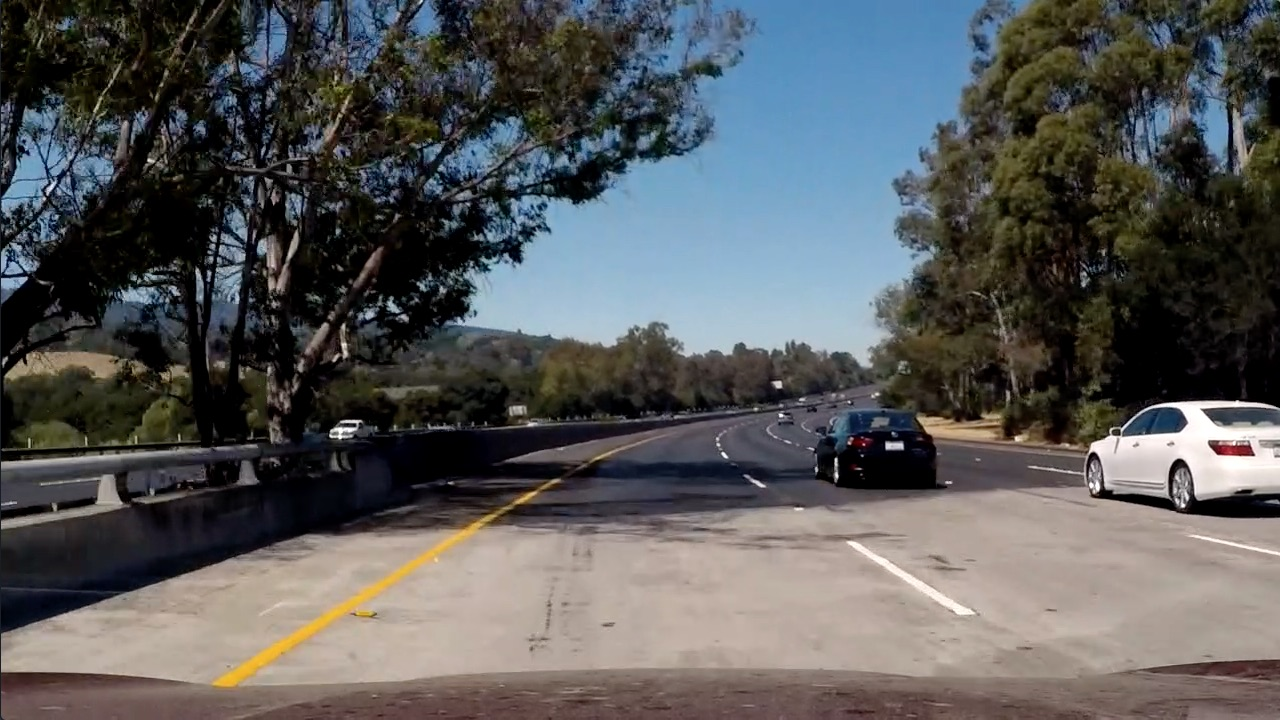
#> input picture practice/images/test5.jpg, 1280 x 720 px, found by its file name
$ python hist.py   (older library calls are emulated)
#> lines starting #> are read from the running program, lines starting #| are printed output that depends on the picture; after the words box and inside, x2 and y2 are one past the last pixel; in counts of white or black regions, pixels touching at a corner belong together
### practice/histogram_peaks/color_warp.py
import matplotlib.pyplot as plt
import matplotlib.image as mpimg
import numpy as np
import cv2

# return each channel of HLS color space
def hls(img):
    # Convert to HLS color space and separate the V channel
    hls = cv2.cvtColor(img, cv2.COLOR_RGB2HLS)
    h_channel = hls[:,:,0]
    l_channel = hls[:,:,1]
    s_channel = hls[:,:,2]
    return [h_channel, l_channel, s_channel]

# [6 lines left out: function sobel, not called in this run]

def sobel_thresh(img, orient, thresh_min, thresh_max):

    # calculate derivative in different directions
    sobelx = cv2.Sobel(img, cv2.CV_64F, 1, 0)
    sobely = cv2.Sobel(img, cv2.CV_64F, 0, 1)

    # assgin derivate with parameter
    if (orient == 'x'):
        sobel = sobelx
    else:
        sobel = sobely

    # calculate absolute value and convert to 8-bit
    abs_v = np.absolute(sobel)
    scaled = np.uint8(255 * abs_v / np.max(abs_v))

    # generate output
    binary_output = np.zeros_like(scaled)
    binary_output[(scaled >= thresh_min) & (scaled <= thresh_max)] = 1
    return binary_output

def gradient_th(img, th=(0, 255)):
    # Threshold x gradient
    g_binary = np.zeros_like(img)
    g_binary[(img >= th[0]) & (img <= th[1])] = 1
    return g_binary

def color_th(img, th=(0, 255)):
    # Threshold color channel
    s_binary = np.zeros_like(img)
    s_binary[(img >= th[0]) & (img <= th[1])] = 1
    return s_binary

# [26 lines left out: functions pipeline, region, not called in this run]

def warp(im, mask, dst):
    size = (im.shape[1], im.shape[0])

    # points coordinates on original image
    src = np.float32(mask)

    # expected points coordinates
    dst = np.float32(dst)

    # compute the perspective transform matrix
    M = cv2.getPerspectiveTransform(src, dst)

    # create warped image - use linear interpolation
    warped = cv2.warpPerspective(im, M, size, flags=cv2.INTER_LINEAR)

    return warped

def plot(im1, name_im1, cmap_im1, im2, name_im2, cmap_im2, im3, name_im3, cmap_im3, im4, name_im4, cmap_im4, im5, name_im5, cmap_im5, im6, name_im6, cmap_im6):

    plt.figure(figsize=(14, 8))

    plt.subplot(231)
    plt.imshow(im1, cmap=cmap_im1)
    plt.title(name_im1)

    plt.subplot(232)
    plt.imshow(im2, cmap=cmap_im2)
    plt.title(name_im2)

    plt.subplot(233)
    plt.imshow(im3, cmap=cmap_im3)
    plt.title(name_im3)

    plt.subplot(234)
    plt.imshow(im4, cmap=cmap_im4)
    plt.title(name_im4)

    plt.subplot(235)
    plt.imshow(im5, cmap=cmap_im5)
    plt.title(name_im5)

    plt.subplot(236)
    plt.imshow(im6, cmap=cmap_im6)
    plt.title(name_im6)

    plt.show()

### practice/histogram_peaks/hist.py
import numpy as np
import cv2
import matplotlib.pyplot as plt
import matplotlib.image as mpimg
import color_warp

im = mpimg.imread('practice/images/test5.jpg')
#> im is the input picture: shape (720, 1280, 3); mean R, G, B 88.5, 89.3, 89.8

mask = [ [683, 447], [1037, 666], [270, 666], [596, 447]]
dst = [[900, 0], [900, 666], [200, 666], [200,0]]

# region = color_warp.region(im, mask)

warped = color_warp.warp(im, mask, dst)
# [color_binary, combined_binary] = color_warp.pipeline(im)
[h, l, s] = color_warp.hls(warped)
r = warped[:, :, 0]
g = warped[:, :, 1]
b = warped[:, :, 2]
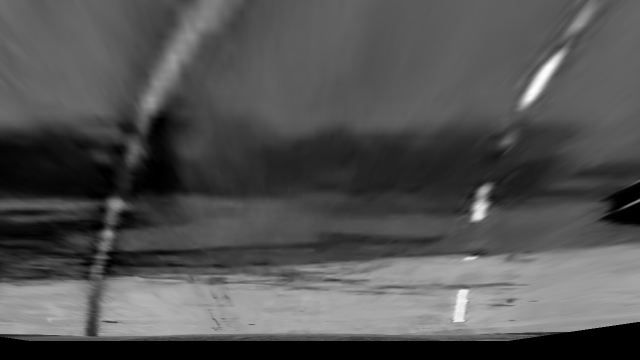
#> b: shape (720, 1280) (shown at 1/2 size); min 0, max 255, mean 82.1
sobel = color_warp.sobel_thresh(l,'x', 14, 160)
#> in sobel_thresh, `sobelx = cv2.Sobel(img, cv2.CV_64F, 1, 0)`:
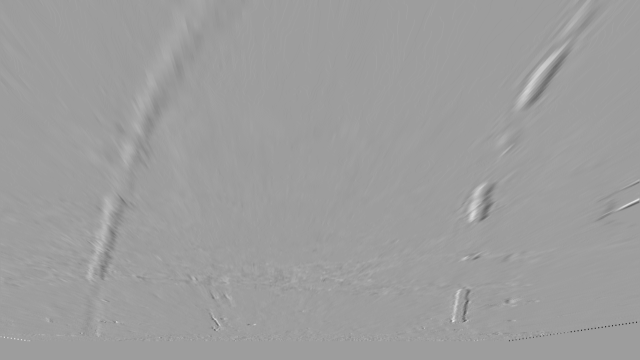
#> sobelx: shape (720, 1280) float64 (shown at 1/2 size); min -336, max 207, mean 0.1; drawn with min black and max white
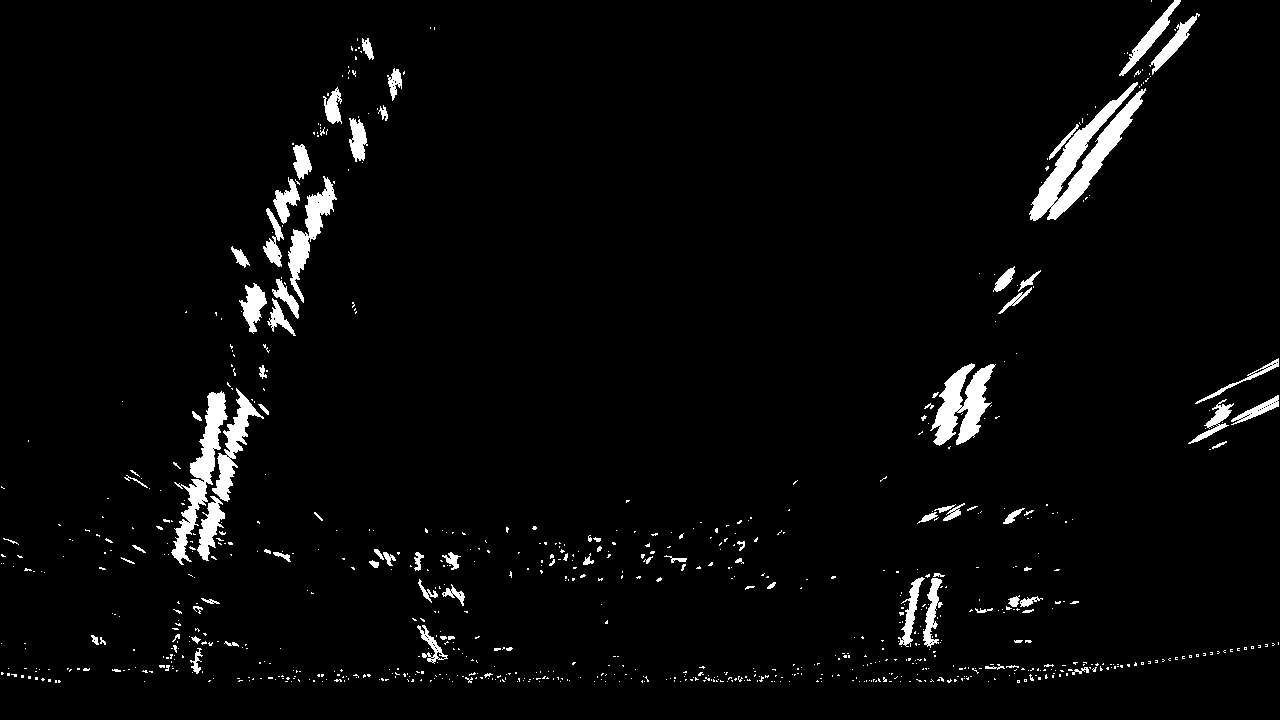
#> sobel: shape (720, 1280); values 0 (black) and 1 (white), 3.3% white; 831 white regions (738 under 20 px), largest, box (x1, y1, x2, y2) and area: (1029, 82, 1146, 221) 4582, (930, 363, 996, 446) 2748, (171, 391, 228, 565) 2676
color = color_warp.color_th(l, (90, 150))
#> color: shape (720, 1280); values 0 (black) and 1 (white), 16.3% white; 179 white regions (127 under 20 px), largest, box (x1, y1, x2, y2) and area: (0, 0, 485, 259) 81270, (0, 453, 1280, 582) 26372, (1133, 0, 1280, 219) 15018
grad = color_warp.gradient_th(l, (100, 155))
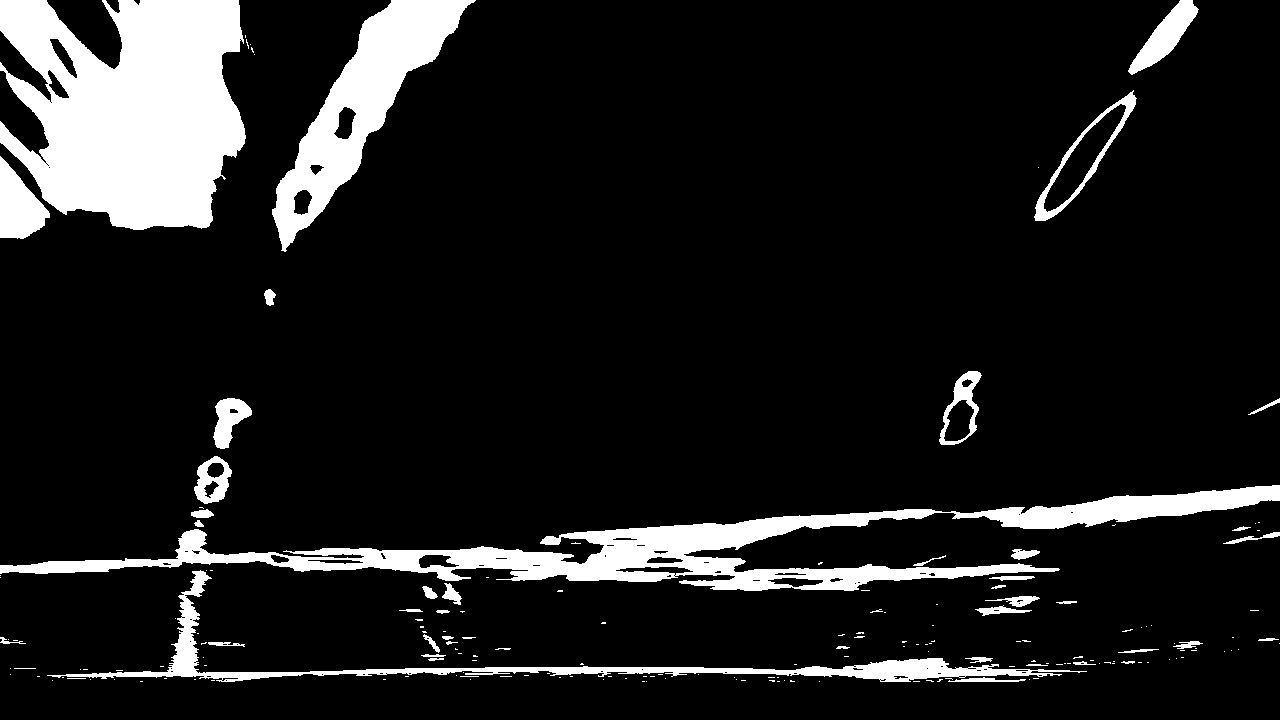
#> grad: shape (720, 1280); values 0 (black) and 1 (white), 11.8% white; 186 white regions (139 under 20 px), largest, box (x1, y1, x2, y2) and area: (0, 0, 246, 230) 41716, (0, 485, 1280, 591) 29542, (272, 0, 476, 252) 15282

result = np.zeros_like(s)
result[(sobel == 1) & (color == 1)] = 1
color_warp.plot(h, 'h channel', 'gray',
                l, 'l channel', 'gray',
                s, 's channel', 'gray',
                sobel, 'sobel', 'gray',
                color, 'color threshold', 'gray',
                grad, 'gradient threshold', 'gray'
                )

# Assuming you have created a warped binary image called "sobel"
# Take a histogram of the bottom half of the image
histogram = np.sum(sobel[sobel.shape[0]//2:,:], axis=0)
#> histogram = 1280 values, max 144 at index 209, min 0 at index 0, mean 13.04

# Create an output image to draw on and visualize the result
out_img = np.dstack((sobel, sobel, sobel))*255
# Find the peak of the left and right halves of the histogram
# These will be the starting point for the left and right lines
midpoint = np.int(histogram.shape[0]//2)
leftx_base = np.argmax(histogram[:midpoint])
#> leftx_base = 209
rightx_base = np.argmax(histogram[midpoint:]) + midpoint
#> rightx_base = 935

# HYPERPARAMETERS
# Choose the number of sliding windows
nwindows = 9
# Set the width of the windows +/- margin
margin = 100
# Set minimum number of pixels found to recenter window
minpix = 50

# Set height of windows - based on nwindows above and image shape
window_height = np.int(sobel.shape[0]//nwindows)
# Identify the x and y positions of all nonzero (i.e. activated) pixels in the image
nonzero = sobel.nonzero()
#> nonzero = 30119 positions, rows 0 to 682, columns 1 to 1278
nonzeroy = np.array(nonzero[0])
nonzerox = np.array(nonzero[1])
# Current positions to be updated later for each window in nwindows
leftx_current = leftx_base
#> leftx_current = 209
rightx_current = rightx_base
#> rightx_current = 935

# Create empty lists to receive left and right lane pixel indices
left_lane_inds = []
right_lane_inds = []

# for win in windows:

plt.plot(histogram)
plt.show()
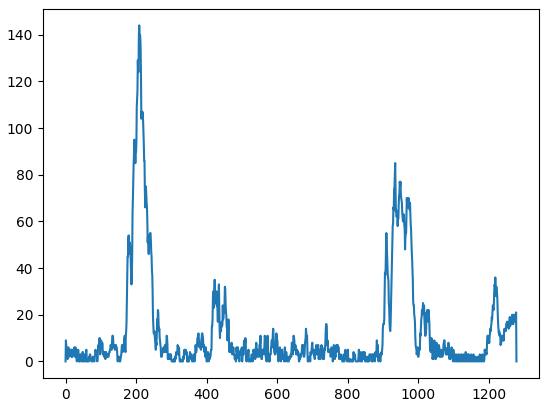
#> figure drawn by matplotlib, 1 panel; curve peaks at x = 209, y = 144

$ run again, with practice/images/test1.jpg copied over practice/images/test5.jpg
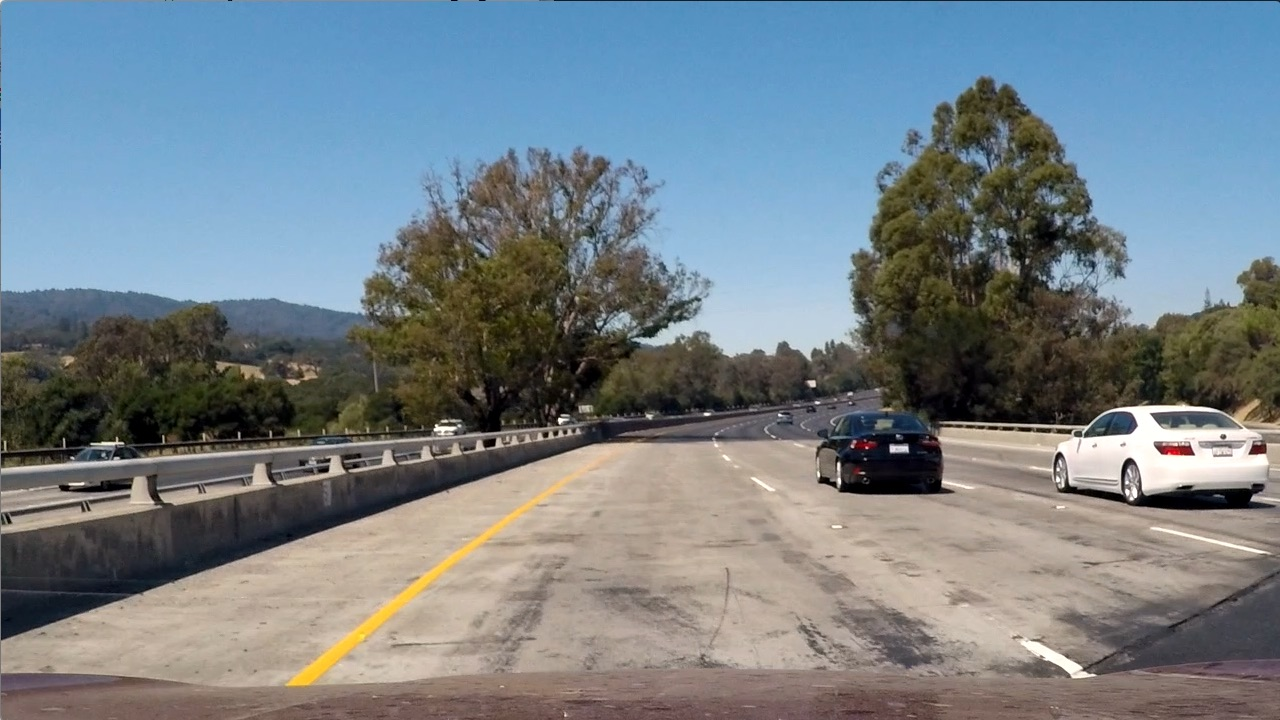
#> input picture practice/images/test1.jpg, 1280 x 720 px, found by its file name
#> im is the input picture: shape (720, 1280, 3); mean R, G, B 117.5, 128.7, 135.5
#> hls: shape (720, 1280, 3); mean of channels 0, 1, 2 14.8, 161.3, 56.3
#> `sobel = color_warp.sobel_thresh(l,'x', 14, 160)`:
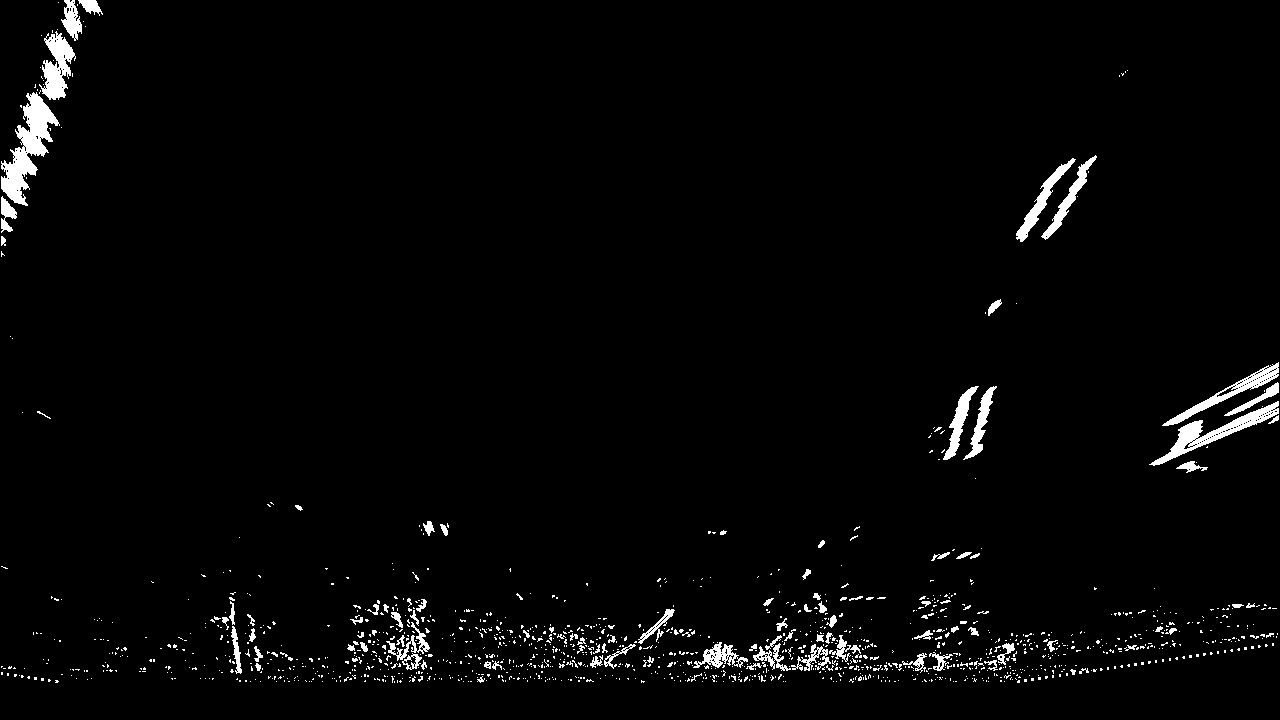
#> sobel: shape (720, 1280); values 0 (black) and 1 (white), 2.5% white; 1357 white regions (1253 under 20 px), largest, box (x1, y1, x2, y2) and area: (1, 92, 60, 206) 2621, (1149, 401, 1279, 466) 1733, (39, 31, 76, 100) 1334
#> color: shape (720, 1280); values 0 (black) and 1 (white), 4.4% white; 252 white regions (199 under 20 px), largest, box (x1, y1, x2, y2) and area: (0, 598, 1280, 682) 25164, (0, 0, 93, 248) 4174, (1150, 359, 1280, 475) 1175
#> grad: shape (720, 1280); values 0 (black) and 1 (white), 5.1% white; 346 white regions (270 under 20 px), largest, box (x1, y1, x2, y2) and area: (29, 564, 1101, 682) 24678, (941, 606, 1280, 667) 4180, (0, 0, 94, 249) 3994
#> histogram = 1280 values, max 54 at index 957, min 0 at index 0, mean 12.5
#> leftx_base = 233
#> rightx_base = 957
#> nonzero = 22837 positions, rows 0 to 682, columns 1 to 1278
#> leftx_current = 233
#> rightx_current = 957
#> `plt.show()`:
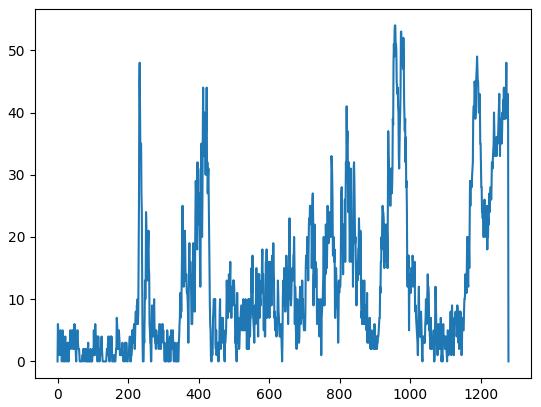
#> figure drawn by matplotlib, 1 panel; curve peaks at x = 957, y = 54

$ run again, with practice/images/test2.jpg copied over practice/images/test5.jpg
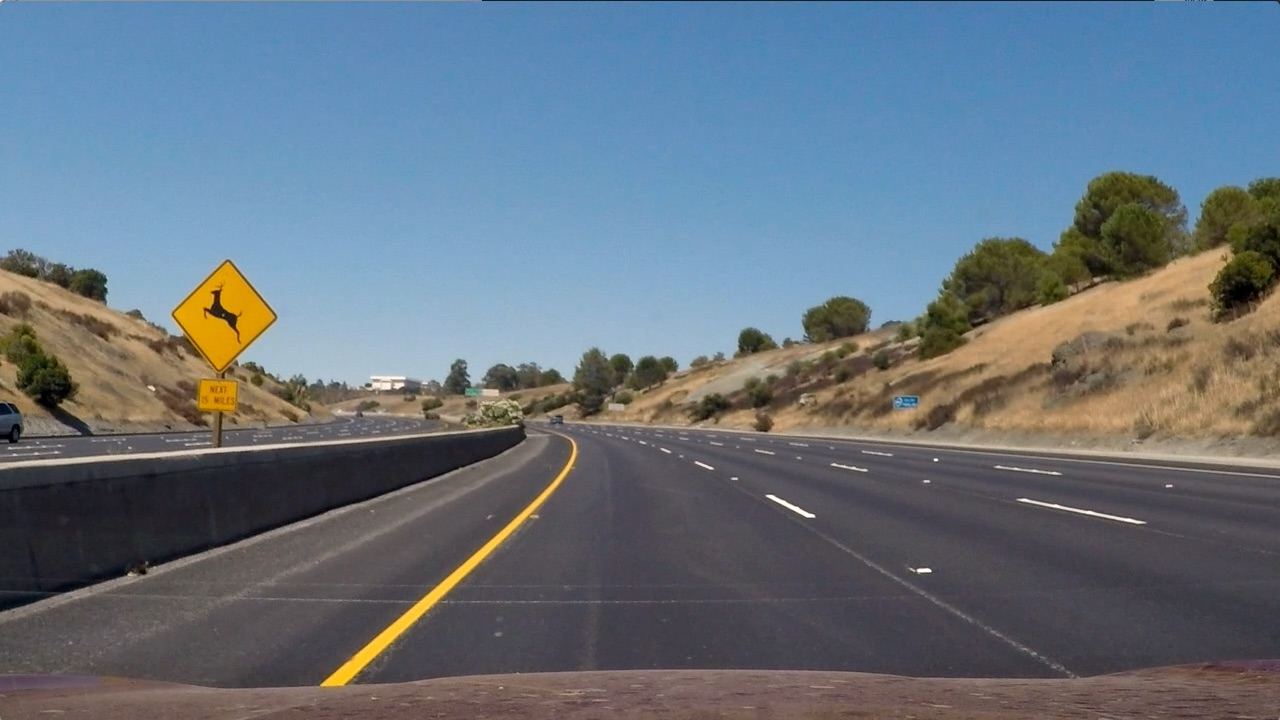
#> input picture practice/images/test2.jpg, 1280 x 720 px, found by its file name
#> im is the input picture: shape (720, 1280, 3); mean R, G, B 102.8, 114.6, 125.5
#> hls: shape (720, 1280, 3); mean of channels 0, 1, 2 116.7, 84, 16.3
#> `sobel = color_warp.sobel_thresh(l,'x', 14, 160)`:
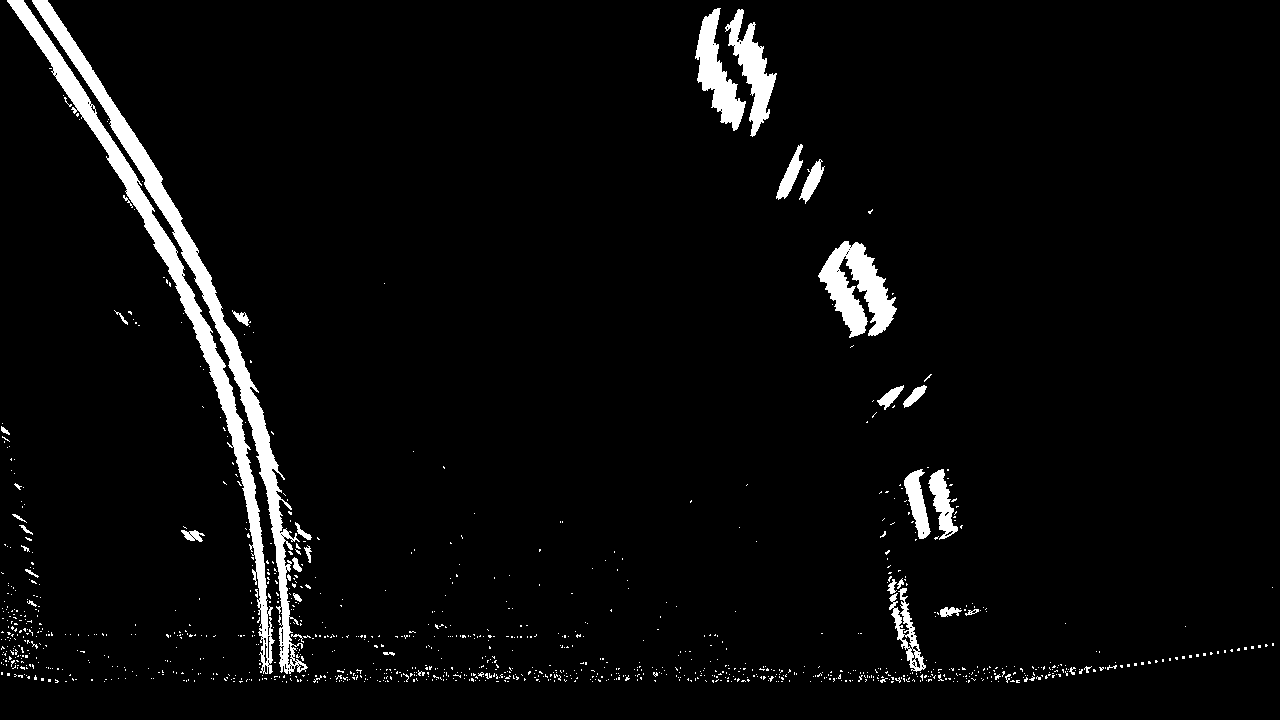
#> sobel: shape (720, 1280); values 0 (black) and 1 (white), 4.1% white; 1131 white regions (1091 under 20 px), largest, box (x1, y1, x2, y2) and area: (32, 0, 308, 674) 9866, (7, 0, 275, 674) 9482, (818, 241, 897, 338) 3942
#> color: shape (720, 1280); values 0 (black) and 1 (white), 32% white; 401 white regions (314 under 20 px), largest, box (x1, y1, x2, y2) and area: (6, 0, 1080, 682) 97292, (657, 0, 1018, 378) 55429, (331, 0, 641, 373) 52633
#> grad: shape (720, 1280); values 0 (black) and 1 (white), 4.4% white; 240 white regions (208 under 20 px), largest, box (x1, y1, x2, y2) and area: (10, 0, 1041, 682) 22148, (0, 389, 56, 647) 7030, (697, 0, 773, 140) 3813
#> histogram = 1280 values, max 186 at index 261, min 0 at index 0, mean 12.3
#> leftx_base = 261
#> rightx_base = 915
#> nonzero = 37507 positions, rows 0 to 682, columns 1 to 1273
#> leftx_current = 261
#> rightx_current = 915
#> `plt.show()`:
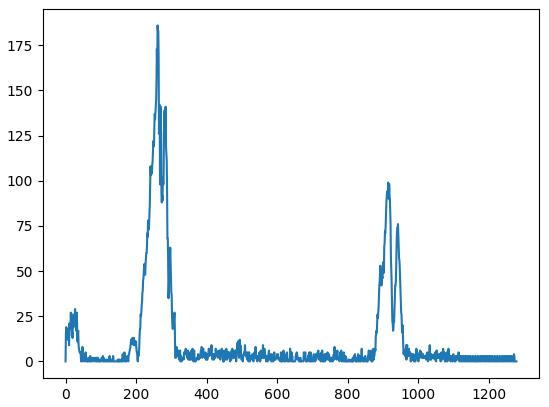
#> figure drawn by matplotlib, 1 panel; curve peaks at x = 261, y = 186
